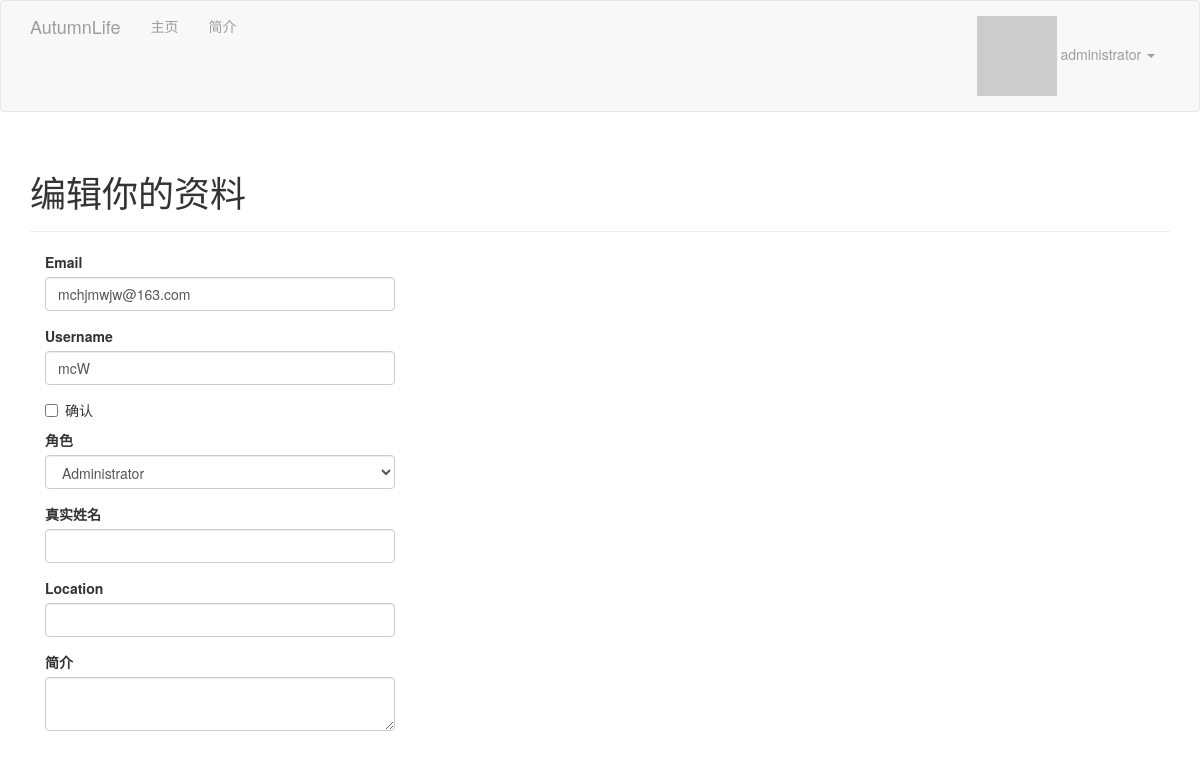
/edit-profile/3 (signed in), run on the app's committed database.
### app/models.py (models this page shows, shortened)
class User(UserMixin, db.Model):
    __tablename__ = 'users'
    id = db.Column(db.Integer, primary_key=True)
    email = db.Column(db.String(64), unique=True, index=True)
    username = db.Column(db.String(64), unique=True, index=True)
    role_id = db.Column(db.Integer, db.ForeignKey('roles.id'))
    sex = db.Column(db.Integer, default=1)
    password_hash = db.Column(db.String(128))
    confirmed = db.Column(db.Boolean, default=False)
    name = db.Column(db.String(64))
    location = db.Column(db.String(64))  # 所在地
    about_me = db.Column(db.Text())  # 自我介绍
    member_since = db.Column(db.DateTime(),  default=datetime.now) # 注册日期
    last_seen = db.Column(db.DateTime(), default=datetime.now)  # 最后访问日期
    avatar_hash = db.Column(db.String(32))
    posts = db.relationship('Post', backref='author', lazy='dynamic')
    @property
    def password(self):     # 试图读取password的值将会报错
        raise AttributeError('password is not a readable attribute')
    def can(self, permissions):
        return self.role is not None and self.role.permissions \
               and permissions and\
               (self.role.permissions & permissions) == permissions
    def ping(self):
        self.last_seen = datetime.utcnow()
        db.session.add(self)
    def gravatar(self, size=100, default='identicon', rating='g'):
        if request.is_secure:
            url = 'https://secure.gravatar.com/avatar'
        else:
            url = 'http://www.gravatar.com/avatar'
        hhash = self.avatar_hash or hashlib.md5(self.email.encode('utf-8')).hexdigest()
        return '{url}/{hhash}?s={size}&d={default}&r={rating}'.format(
            url=url, hhash=hhash, size=size, default=default, rating=rating
        )

### app/main/views.py (the view, shortened to what this page needs)
@main.route('/edit-profile/<int:id>', methods=['GET', 'POST'])
@login_required
@admin_required
def edit_profile_admin(id):
    user = User.query.get_or_404(id)
    form = EditProfileAdminForm(user)
    form.email.data = user.email
    form.username.data = user.username
    form.confirmed.data = user.confirmed
    form.role.data = user.role_id
    form.name.data = user.name
    form.location.data = user.location
    form.about_me.data = user.about_me
    return render_template('edit_profile.html', form=form, user=user)

### app/main/forms.py (shortened to what this page needs)
class EditProfileAdminForm(FlaskForm):
    email = StringField('Email', validators=[Required(), Length(1, 64), Email()])
    username = StringField('Username',
                           validators=[Required(), Length(1, 64),
                                       Regexp('^[A-Za-z][A-Za-z0-9_.]*$', 0,
                                              '用户名至少包含一个字母、数字、'
                                              '小数点或下划线')])
    confirmed = BooleanField('确认')
    role = SelectField('角色', coerce=int)  # 把字段的值转换为整数
    name = StringField('真实姓名', validators=[Length(0, 64)])
    location = StringField('Location', validators=[Length(0, 64)])
    about_me = TextAreaField('简介')
    def __init__(self, user, *args, **kwargs):
        super(EditProfileAdminForm, self).__init__(*args, **kwargs)
        self.role.choices = [(role.id, role.name)\
                             for role in Role.query.order_by(Role.name).all()]
        self.user = user

### app/auth/views.py (called while the page is built)
@auth.before_app_request
def before_request():
    if current_user.is_authenticated:
        current_user.ping()
        if not current_user.confirmed \
                and request.endpoint[:5] != 'auth.' \
                and request.endpoint != 'static':
            return redirect(url_for('auth.unconfirmed'))

### app/main/__init__.py (called while the page is built)
@main.app_context_processor
def inject_permissions():
    return dict(Permission=Permission)

### app/models.py (called while the page is built)
@login_manager.user_loader
def load_user(user_id):         # 加载用户的回调函数
    return User.query.get(int(user_id))

### app/templates/edit_profile.html
{% extends "base.html" %}
{% import "bootstrap/wtf.html" as wtf %}
{% block page_content %}
<div class="page-header">
    <h1>编辑你的资料</h1>
</div>
<div class="col-md-4">
    {{ wtf.quick_form(form) }}
</div>
{% endblock %}

### app/templates/base.html (shortened to what this page needs)
{% extends "bootstrap/base.html" %}
{% block head %}
    {{ super() }}
    <link rel="stylesheet" type="text/css" href="{{ url_for('static', filename='styles.css') }}">
{% endblock %}
{% block navbar %}
    <div class="navbar navbar-inverse" role="navigtion">
    <div class="container">
        <div class="navbar-header">
            <a href="/" class="navbar-brand">AutumnLife</a>
        </div>
        <div class="navbar-collapse collapse">
            <ul class="nav navbar-nav">
                <li><a href="/">主页</a></li>
                {% if current_user.is_authenticated %}
                <li>
                    <a href="{{ url_for('main.user', username=current_user.username) }}">简介</a>
                </li>
                {% endif %}
            </ul>
            <ul class="nav navbar-nav navbar-right">
                {% if current_user.is_authenticated %}
                <li class="dropdown">
                    <a href="#" class="dropdown-toggle" data-toggle="dropdown">
                        <img src="{{ current_user.gravatar(size=35) }}">
                        {{ current_user.username }} <b class="caret"></b>
                    </a>
                </li>
                {% else %}
                <li><a href="{{ url_for('auth.login') }}">登录</a></li>
                {% endif %}
            </ul>
        </div>
    </div>
</div>
{% endblock %}
{% block content %}
    <div class="container">
    {% block page_content %}{% endblock %}
    </div>
{% endblock %}

### app/static/styles.css (style rules this page uses)
.navbar-inverse { background-color: #f8f8f8; border-color: #e7e7e7; }

### data on the page
User: username "administrator"
User: email "mchjmwjw@163.com", username "mcW", role "Administrator"
